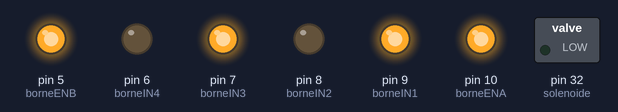
This sketch was run on a simulated Arduino Mega 2560, built with avr-gcc and run on an emulated ATmega2560. On the bench: switched loads named in the sketch (green lamp = pin HIGH), output pins drawn as LEDs (lit = HIGH). At 20.2 s the program stops and its outputs stay as they are.

Above: at 0.1 s.
At 6.3 s:
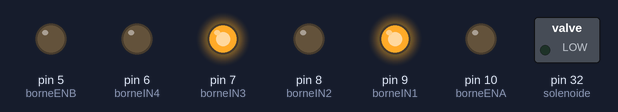
Timing chart, 0 to 7.8 s (numbered marks = the images above):
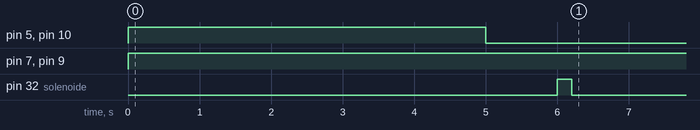

Measured:
- by itself, pin 5 (borneENB), pin 10 (borneENA): LOW → HIGH at 0.00 s, → LOW 5.0 s later
- by itself, pin 7 (borneIN3), pin 9 (borneIN1): LOW → HIGH at 0.00 s
- by itself, pin 32 (solenoide): LOW → HIGH at 6.0 s, → LOW 0.20 s later

The sketch:

Code_station_hote_v1.ino
```cpp
//*******************************************************************************//
// Association des entrées du L298N, aux sorties utilisées sur notre Arduino Uno //
//*******************************************************************************//
#define borneENA        10      // On associe la borne "ENA" du L298N à la pin D10 de l'arduino
#define borneIN1        9       // On associe la borne "IN1" du L298N à la pin D9 de l'arduino
#define borneIN2        8       // On associe la borne "IN2" du L298N à la pin D8 de l'arduino
#define borneIN3        7       // On associe la borne "IN3" du L298N à la pin D7 de l'arduino
#define borneIN4        6       // On associe la borne "IN4" du L298N à la pin D6 de l'arduino
#define borneENB        5       // On associe la borne "ENB" du L298N à la pin D5 de l'arduino
#define borneENC        4
#define borneIN5        3
#define borneIN6        2
int solenoide = 32;

//*******//
// SETUP //
//*******//
void setup() {

  // Configuration de toutes les pins de l'Arduino en "sortie" (car elles attaquent les entrées du module L298N)
  pinMode(borneENA, OUTPUT);
  pinMode(borneIN1, OUTPUT);
  pinMode(borneIN2, OUTPUT);
  pinMode(borneIN3, OUTPUT);
  pinMode(borneIN4, OUTPUT);
  pinMode(borneENB, OUTPUT);
  pinMode(solenoide, OUTPUT);
}

//**************************//
// Boucle principale : LOOP //
//**************************//
void loop() {

  // Configuration du L298N en "marche avant", pour le moteur connecté au pont A. Selon sa table de vérité, il faut que :
  digitalWrite(borneIN1, HIGH);                 // L'entrée IN1 doit être au niveau haut
  digitalWrite(borneIN2, LOW);                  // L'entrée IN2 doit être au niveau bas
  digitalWrite(borneIN3, HIGH);
  digitalWrite(borneIN4, LOW);

  // Et on lance le moteur (branché sur le pont A du L298N)
  lancerRotationMoteurPontA_B();


  digitalWrite(solenoide, HIGH);   // Active le solenoide
  delay(200);
  digitalWrite(solenoide, LOW);    // Relache
  delay(1000);


  digitalWrite(borneIN5, HIGH);
  digitalWrite(borneIN6, LOW);

  lancerRotationMoteurPontC();
  while(1);
}


//************************************************************************************//
// Fonction : lancerRotationMoteurPontA()                                             //
// But :      Active l'alimentation du moteur branché sur le pont A                   //
//            pendant 2 secondes, puis le met à l'arrêt (au moins 1 seconde)          //
//************************************************************************************//
void lancerRotationMoteurPontA_B() {
  digitalWrite(borneENA, HIGH);       // Active l'alimentation du moteur 1
  digitalWrite(borneENB, HIGH);
  delay(5000);                        // et attend 2 secondes

  digitalWrite(borneENA, LOW);        // Désactive l'alimentation du moteur 1
  digitalWrite(borneENB, LOW);
  delay(1000);                        // et attend 1 seconde
}


void lancerRotationMoteurPontC() {
  digitalWrite(borneENC, HIGH);       // Active l'alimentation du moteur 1
  delay(12000);                        // et attend 2 secondes

  digitalWrite(borneENC, LOW);        // Désactive l'alimentation du moteur 1
  delay(1000);                        // et attend 1 seconde
}
```
